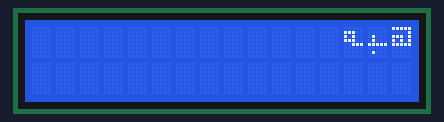
Simulated run of this program. Board: ATmega32, built with avr-gcc and emulated at 8 MHz. Shown: 16×2 character LCD. Wiring (inferred from the names in the program): character LCD (HD44780): RS PA0; R/W PA1; E PA2; data PD0, PD1, PD2, PD3, PD4, PD5, PD6, PD7.

Above: at 0.3 s.
At 0.8 s:
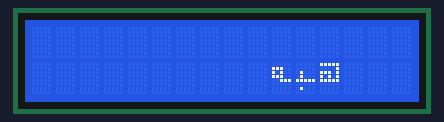
At 1.4 s:
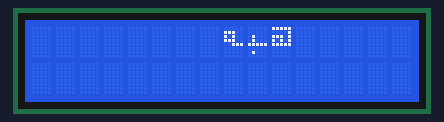
At 2.0 s:
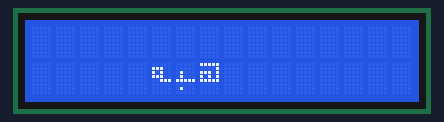
At 2.5 s:
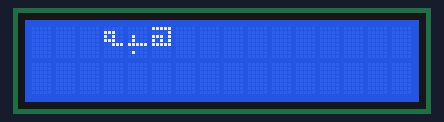
At 3.1 s:
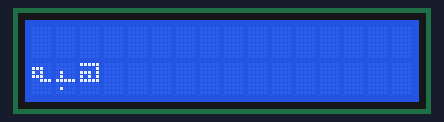

Measured:
- by itself, everything shown: repeats every 3.3 s, in 6 steps
- what the display in image 0 shows lasts 0.6 s, from 0.2 s to 0.8 s

The program:

main.c
```c
/*
 * main.c
 *
 *  Created on: Dec 1, 2020
 *      Author: zas
 */
#include "Std_types.h"
#include "Bit_math.h"
#include "LCD_Interface.h"

#undef F_CPU
#define F_CPU 8000000
#include <util/delay.h>

int main(void)
{
	LCD_vidInit();

	 u8 H[8]={ 0b11111, 0b00001, 0b11101, 0b10101, 0b11111, 0b00000, 0b00000, 0b00000};
	 u8 b[8]={ 0b00000, 0b00000, 0b01000, 0b01000, 0b11111, 0b00000, 0b01000, 0b00000};
	 u8 h[8]={ 0b00000, 0b11100, 0b10100, 0b11100, 0b00111, 0b00000, 0b00000, 0b00000};

	 LCD_vidSavePattern(H , 0);
	 LCD_vidSavePattern(b , 1);
	 LCD_vidSavePattern(h , 2);

	 u8 i = 0;
	 while(1)
	 {

			if(i==15)
			{
				i=0;
			}
			 LCD_vidSendCommand(0x8F-i);
			 LCD_vidSendData(0);
			 i++;

			 LCD_vidSendCommand(0x8F-i);;
			 LCD_vidSendData(1);
			 i++;

			 LCD_vidSendCommand(0x8F-i);
			 LCD_vidSendData(2);
			 i++;


			_delay_ms(500);
			LCD_vidSendCommand(0x01);


			 LCD_vidSendCommand(0xcf-i);
			 LCD_vidSendData(0);
			 i++;

			 LCD_vidSendCommand(0xcf-i);;
			 LCD_vidSendData(1);
			 i++;

			 LCD_vidSendCommand(0xcf-i);
			 LCD_vidSendData(2);


			_delay_ms(500);
			LCD_vidSendCommand(0x01);
	 }
	return 0;
}
```

LCD_Config.h
```c
/*
 * LCD_Config.h
 *
 *  Created on: Nov 30, 2020
 *      Author: zas
 */

#ifndef LCD_CONFIG_H_
#define LCD_CONFIG_H_

#define Data_Port    3
#define Control_Port 0

#define RS           0
#define RW           1
#define EN           2

#endif /* LCD_CONFIG_H_ */
```

LCD_Interface.h
```c
/*
 * LCD_Interface.h
 *
 *  Created on: Nov 30, 2020
 *      Author: zas
 */

#ifndef LCD_INTERFACE_H_
#define LCD_INTERFACE_H_

void LCD_vidInit(void);
void LCD_vidSendCommand(u8 Cmd);
void LCD_vidSendData(u8 Char);
void LCD_vidSendString(u8* Str);
void LCD_vidWriteNumber(u16 Number);

void LCD_vidSavePattern(u8 *Pattern , u8 Pattern_Adress);


#endif /* LCD_INTERFACE_H_ */
```

LCD_Program.c
```c
/*
 * LCD_Program.c
 *
 *  Created on: Nov 30, 2020
 *      Author: Heba Ramadan
 */

#include "Std_types.h"
#include "Bit_math.h"
#include "DIO_Interface.h"
#include "LCD_Config.h"

#undef F_CPU
#define F_CPU 8000000
#include <util/delay.h>


void LCD_vidSendCommand(u8 Cmd)
{

	DIO_vidSetPinValue(Control_Port , RS , 0);
	DIO_vidSetPinValue(Control_Port , RW , 0);

	DIO_vidSetPortValue(Data_Port , Cmd);

	DIO_vidSetPinValue(Control_Port , EN , 1);

	_delay_ms(5);

	DIO_vidSetPinValue(Control_Port , EN , 0);

}


void LCD_vidSendData(u8 Char)
{
	DIO_vidSetPinValue(Control_Port , RS , 1);
	DIO_vidSetPinValue(Control_Port , RW , 0);

	DIO_vidSetPortValue(Data_Port , Char);

	DIO_vidSetPinValue(Control_Port , EN , 1);

	_delay_ms(5);

	DIO_vidSetPinValue(Control_Port , EN , 0);

}


void LCD_vidInit(void)
{
	DIO_vidSetPortDirection(Data_Port , 0xff);
	DIO_vidSetPinDirection (Control_Port , RS , 1);  //RS
	DIO_vidSetPinDirection (Control_Port , RW , 1);  //RW
	DIO_vidSetPinDirection (Control_Port , EN , 1);	 //E

	_delay_ms(40);
	LCD_vidSendCommand( 0b00111000 );

	_delay_ms(1);
	LCD_vidSendCommand( 0X0C );

	_delay_ms(1);
	LCD_vidSendCommand( 0b00000001 );
	_delay_ms(1);
}

void LCD_vidSendString(u8 * Str)
{
	u8 i =0;
	while(Str[i] !=  '\0' )
	{
		LCD_vidSendData(Str[i]);
		i++;
	}
}

void LCD_vidWriteNumber(u16 Number)
{
	u16 Rev = 1;
	do
	{
		Rev    = (Rev * 10) + (Number % 10);
		Number =  Number / 10;

	}while(Number != 0);


	while( (Rev / 10) != 0)
	{
		LCD_vidSendData((Rev % 10) + '0');
		Rev = Rev / 10 ;
	}

}


void LCD_vidSavePattern(u8 *Pattern , u8 Pattern_Adress)
{
	u8 CGRAM_Adress;

	if(Pattern_Adress < 8)
	{
		CGRAM_Adress = Pattern_Adress * 8;

		SET_BIT(CGRAM_Adress , 6);          //Move AC To CGRAM
		LCD_vidSendCommand(CGRAM_Adress);

		for(u8 i=0; i<8; i++)
		{
			LCD_vidSendData(Pattern[i]);
		}
	}

	LCD_vidSendCommand(0x02);    //Move AC to DDRAM
}
```

Bit_math.h
```c
/*
 * Bit_math.h
 *
 *  Created on: Jan 18, 2020
 *      Author: zas
 */

#ifndef BIT_MATH_H_
#define BIT_MATH_H_

#define SET_BIT(Reg , Bit)		 Reg |= (1<<Bit)
#define CLR_BIT(Reg , Bit) 		Reg &= ~(1<<Bit)
#define GET_BIT(Reg , Bit) 		((Reg>>Bit)&1)
#define TOGGLE_BIT(Reg , Bit) 	 Reg ^= (1<<Bit)

#endif /* BIT_MATH_H_ */
```

DIO_Interface.h
```c
/*
 *********** DIO_Interface.h
 *********** Author			: 	Heba Ramadan Taha
 *********** Created on	:  29 / 11 / 2020
 *********** Version			:  1
 */


#ifndef  DIO_INTERFACE_H_
#define DIO_INTERFACE_H_


#define portA 0
#define portB 1
#define portC 2
#define portD 3

void DIO_vidSetPinDirection		( u8 Copy_U8Port  ,  u8 Copy_U8Pin  ,  u8 Copy_U8Direction);
void DIO_vidSetPinValue			( u8 Copy_U8Port  ,  u8 Copy_U8Pin  ,  u8 Copy_U8Value     );
u8   DIO_u8GetPinValue    	 	( u8 Copy_U8Port  ,  u8 Copy_U8Pin	);

void DIO_vidSetPortDirection	( u8 Copy_U8Port  ,  u8 Copy_U8Direction	);
void DIO_vidSetPortValue		( u8 Copy_U8Port  ,  u8 Copy_U8Value		);
void DIO_vidTogglePin			( u8 Copy_U8Port  ,  u8 Copy_U8Pin			);


#endif
```

DIO_Private.h
```c
/*
 *********** DIO_Private.h
 *********** Author			: 	Heba Ramadan Taha
 *********** Created on	:  29 / 11 / 2020
 *********** Version			:  1
 */


#ifndef  DIO_PRIVATE_H_
#define DIO_PRIVATE_H_


#define DDRA		(*(volatile u8 *)0x3A)
#define DDRB		(*(volatile u8 *)0x37)
#define DDRC		(*(volatile u8 *)0x34)
#define DDRD		(*(volatile u8 *)0x31)

#define PORTA	(*(volatile u8 *)0x3B)
#define PORTB	(*(volatile u8 *)0x38)
#define PORTC	(*(volatile u8 *)0x35)
#define PORTD	(*(volatile u8 *)0x32)


#define PINA		(*(volatile u8 *)0x39)
#define PINB		(*(volatile u8 *)0x36)
#define PINC		(*(volatile u8 *)0x33)
#define PIND		(*(volatile u8 *)0x30)


#endif
```

DIO_Program.c
```c
/*
 *********** DIO_Program.h
 *********** Author			: 	Heba Ramadan Taha
 *********** Created on	:  29 / 11 / 2020
 *********** Version			:  1
 */

#include "Std_types.h"
#include "Bit_math.h"
#include "DIO_Private.h"
#include "DIO_Interface.h"


void DIO_vidSetPinDirection	( u8 Copy_U8Port  ,  u8 Copy_U8Pin  ,  u8 Copy_U8Direction)
{
	if( 1 == Copy_U8Direction )
	{
		switch(Copy_U8Port)
		{
			case 0 :  SET_BIT(DDRA , Copy_U8Pin );     break;
			case 1 :  SET_BIT(DDRB , Copy_U8Pin );     break;
			case 2 :  SET_BIT(DDRC , Copy_U8Pin );     break;
			case 3 :  SET_BIT(DDRD , Copy_U8Pin );     break;
		}
	}
	else if( 0 == Copy_U8Direction )
	{
		switch(Copy_U8Port)
		{
			case 0 :  CLR_BIT(DDRA , Copy_U8Pin );     break;
			case 1 :  CLR_BIT(DDRB , Copy_U8Pin );     break;
			case 2 :  CLR_BIT(DDRC , Copy_U8Pin );     break;
			case 3 :  CLR_BIT(DDRD , Copy_U8Pin );     break;
		}
	}
	else
	{

	}
}


void DIO_vidSetPinValue( u8 Copy_U8Port  ,  u8 Copy_U8Pin  ,  u8 Copy_U8Value     )
{
	if( 1 == Copy_U8Value )
	{
		switch(Copy_U8Port)
		{
			case 0 :  SET_BIT(PORTA , Copy_U8Pin );     break;
			case 1 :  SET_BIT(PORTB , Copy_U8Pin );     break;
			case 2 :  SET_BIT(PORTC , Copy_U8Pin );     break;
			case 3 :  SET_BIT(PORTD , Copy_U8Pin );     break;
		}
	}
	else if( 0 == Copy_U8Value )
	{
		switch(Copy_U8Port)
		{
			case 0 :  CLR_BIT(PORTA , Copy_U8Pin );     break;
			case 1 :  CLR_BIT(PORTB , Copy_U8Pin );     break;
			case 2 :  CLR_BIT(PORTC , Copy_U8Pin );     break;
			case 3 :  CLR_BIT(PORTD , Copy_U8Pin );     break;
		}
	}
	else
	{

	}
}


u8   DIO_u8GetPinValue( u8 Copy_U8Port   ,  u8 Copy_U8Pin )
{
	u8 Local_u8PinVal = 0;

	switch(Copy_U8Port)
	{
			case 0 :  Local_u8PinVal = GET_BIT(PINA , Copy_U8Pin );     break;
			case 1 :  Local_u8PinVal = GET_BIT(PINB , Copy_U8Pin );     break;
			case 2 :  Local_u8PinVal = GET_BIT(PINC , Copy_U8Pin );     break;
			case 3 :  Local_u8PinVal = GET_BIT(PIND , Copy_U8Pin );     break;

	}
	return Local_u8PinVal;

}


void DIO_vidTogglePin( u8 Copy_U8Port     ,  u8 Copy_U8Pin	)
{
	switch(Copy_U8Port)
	{
		case 0 :  TOGGLE_BIT(PORTA , Copy_U8Pin );     break;
		case 1 :  TOGGLE_BIT(PORTB , Copy_U8Pin );     break;
		case 2 :  TOGGLE_BIT(PORTC , Copy_U8Pin );     break;
		case 3 :  TOGGLE_BIT(PORTD , Copy_U8Pin );     break;

	}
}


void DIO_vidSetPortDirection( u8 Copy_U8Port  ,  u8 Copy_U8Direction)
{

	switch(Copy_U8Port)
	{
		case 0 :  DDRA = Copy_U8Direction  ;     break;
		case 1 :  DDRB = Copy_U8Direction  ;     break;
		case 2 :  DDRC = Copy_U8Direction  ;     break;
		case 3 :  DDRD = Copy_U8Direction  ;     break;
	}

}


void DIO_vidSetPortValue( u8 Copy_U8Port  ,  u8 Copy_U8Value		)
{

	switch(Copy_U8Port)
	{
		case 0 :  PORTA = Copy_U8Value  ;     break;
		case 1 :  PORTB = Copy_U8Value  ;     break;
		case 2 :  PORTC = Copy_U8Value  ;     break;
		case 3 :  PORTD = Copy_U8Value  ;     break;
	}
}
```

Std_types.h
```c
/*
 * Std_types.h
 *
 *  Created on: Jan 18, 2020
 *      Author: zas
 */

#ifndef STD_TYPES_H_
#define STD_TYPES_H_

typedef unsigned char u8;
typedef unsigned short int u16;
typedef unsigned long int u32;

typedef signed char s8;
typedef signed short int s16;
typedef signed long int s32;

typedef float f32;
typedef double f64;


#endif /* STD_TYPES_H_ */
```
